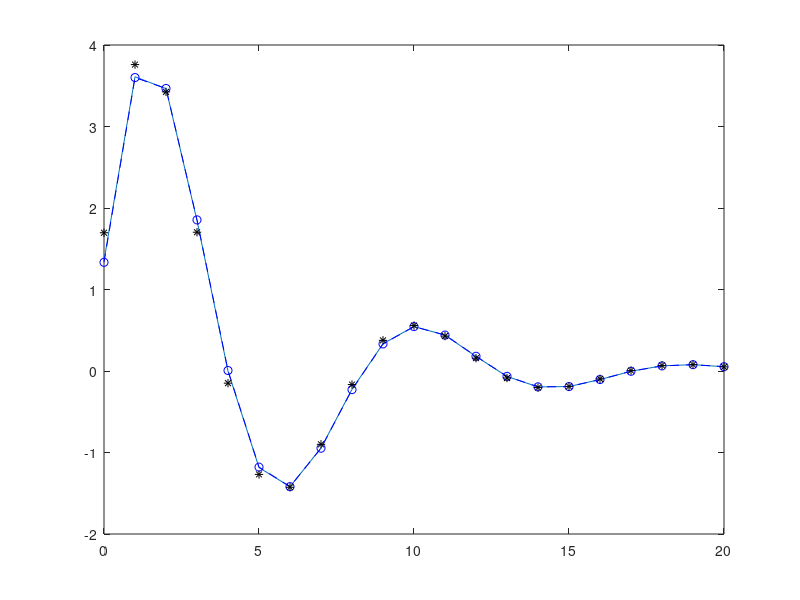

The MATLAB source for this figure:
n = linspace(0,20,21);

function y = u(x)
    y = zeros(size(x));  
    y(x > 0) = 1;      
    y(x == 0) = 1;       
end

x_1 = [];

for i = 1:length(n)

    x_1 = [x_1,2*sqrt(67)/3*(0.8)^n(i)*cos(0.723*n(i)-1.32)*u(n(i))];
end

x_2 = [];

for i = 1:length(n)

    x_2 = [x_2,(4/3)*((0.8)^n(i)*cos(0.723*n(i)))*u(n(i))+2*sqrt(7)*((0.8)^n(i)*sin(0.723*n(i)))*u(n(i))];
end

x_2 = [];

for i = 1:length(n)

    x_2 = [x_2,(4/3)*((0.8)^n(i)*cos(0.723*n(i))*u(i))+2*sqrt(7)*((0.8)^n(i)*sin(0.723*n(i)))*u(n(i))];
end

x_3 = [];


for i = 1:length(n)

    x_3 = [x_3,2.52*(0.8^(n(i)+1)*sin(0.723*n(i)+1)*u(n(i)+1))-1.2*(0.8^(n(i))*sin(0.723*n(i))*u(n(i)))+2*sqrt(7)*(0.8^n(i)*sin(0.723*n(i))*(u(n(i))))];
end




plot (n,x_1,n,x_2,'b--o',n,x_3,'k*');